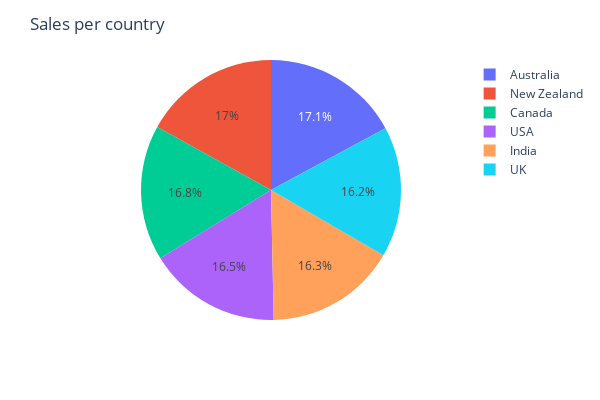

Notebook code for this chart:
### Code cell
fig=px.pie(
    sales_country,
    names="Country",
    values="Sales_Amount"
    
)
fig.update_layout(
    title="Sales per country",
    width=600,
    height=400
    
)
fig.show()
print()
fig.write_image("Sales per country.png",height=400,width=600)
Image("Sales per country.png")

### Figure 1 — Plotly figure (JSON) as saved in the notebook; plotly's stock layout.template omitted (floating-point values rounded to 4 significant figures)
{"data": [{"domain": {"x": [0, 1], "y": [0, 1]}, "hovertemplate": "Country=%{label}<br>Sales_Amount=%{value}<extra></extra>", "labels": ["Australia", "New Zealand", "Canada", "USA", "India", "UK"], "legendgroup": "", "name": "", "showlegend": true, "type": "pie", "values": [7895000.0, 7816000.0, 7762000.0, 7619000.0, 7508000.0, 7488000.0]}], "layout": {"height": 400, "legend": {"tracegroupgap": 0}, "margin": {"t": 60}, "title": {"text": "Sales per country"}, "width": 600}}
